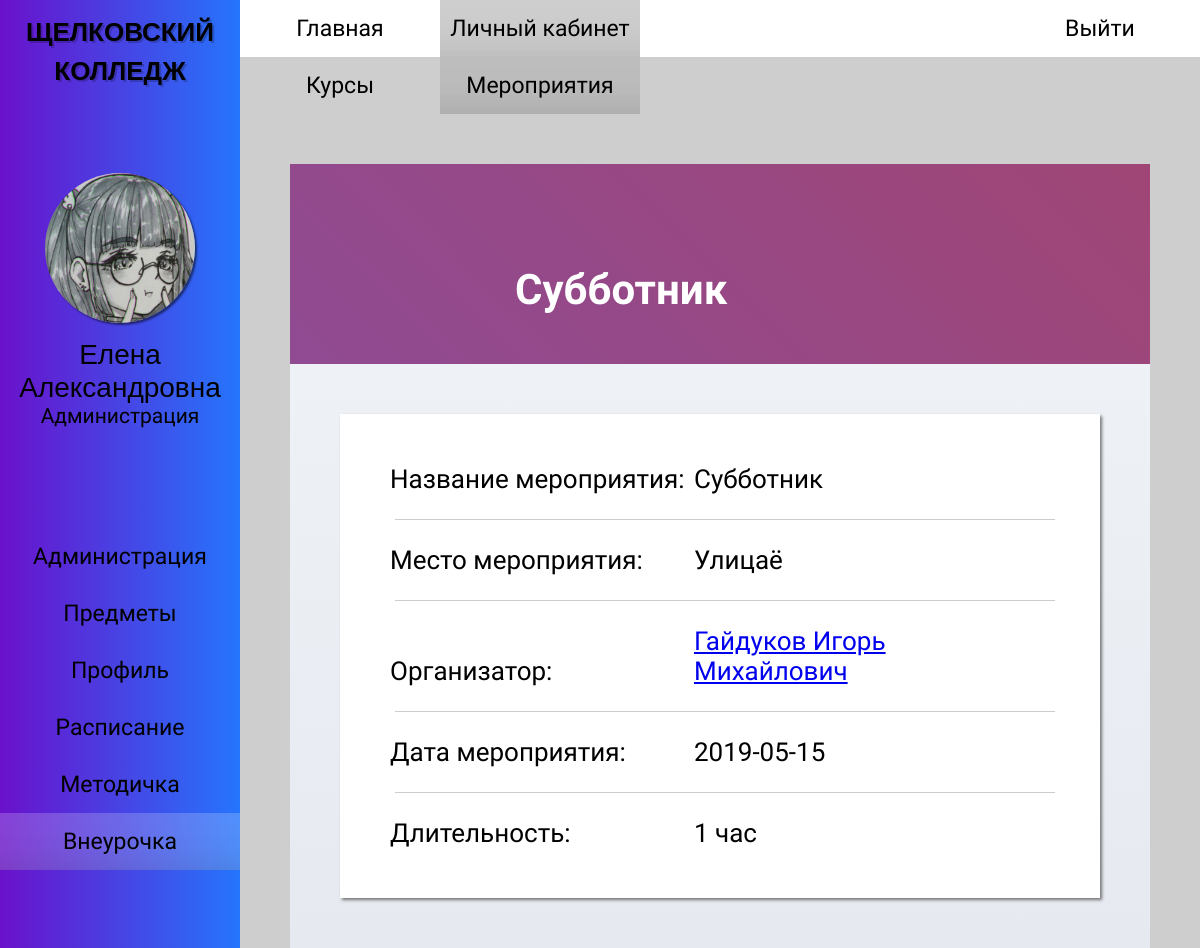
/vneurochka_meropriyatia_profile.php?id=1 (signed in), run on the app's committed database.
### tables this page shows
CREATE TABLE `events` (
  `id_event` int(11) NOT NULL,
  `name` varchar(35) NOT NULL,
  `place` varchar(35) NOT NULL,
  `date` date NOT NULL,
  `duration` varchar(10) NOT NULL,
  `id_teacher` int(11) NOT NULL
);

CREATE TABLE `teachers` (
  `id_teacher` int(11) NOT NULL,
  `name` varchar(50) NOT NULL,
  `birth` date NOT NULL,
  `number` varchar(12) NOT NULL,
  `id_role` int(11) NOT NULL,
  `id_user` int(11) NOT NULL,
  `id_classroom` int(11) NOT NULL,
  `email` varchar(50) NOT NULL
);

### vneurochka_meropriyatia_profile.php (the view, shortened to what this page needs)
<?
require_once 'php/connection.php';
$user_info = $_SESSION['user_info'];
$user_fio = explode(' ', $user_info[0]);
$user_info[0] = $user_fio[1].' '.$user_fio[2];
$event_id = $_GET['id'];
$query_event_info = "SELECT
                        events.name,
                        events.place,
                        events.date,
                        events.duration,
                        teachers.name,
                        teachers.id_teacher
                    FROM
                        `events`,
                        teachers
                    WHERE
                        teachers.id_teacher = events.id_teacher
                    AND
                        id_event = '$event_id'";
$result_event_info = mysqli_query($link, $query_event_info);
$data_event_info = mysqli_fetch_row($result_event_info);
$event_name = $data_event_info[0];
$event_place = $data_event_info[1];
$event_date = $data_event_info[2];
$event_duration = $data_event_info[3];
$event_teacher = $data_event_info[4];
$event_id_teacher = $data_event_info[5];
?>
<!DOCTYPE html>
<html>
<head>
    <link rel="stylesheet" href="styles/style_admin.css">
    <link rel="stylesheet" href="styles/contents/style_vneurochka_meropriyatia_profile.css">
    <link rel="stylesheet" href="styles/style_adaptability.css">
    <link rel="stylesheet" href="styles/contents/style_profile.css">
</head>
<body>
    <div id="main-wrapper">
        <div id="wrapper-one">
            <div id="side-bar">
                <div class="hm-logo">
                    <h2> <a href="index.php"> ЩЕЛКОВСКИЙ <br> КОЛЛЕДЖ </a> </h2>
                </div>
                <div class="sb-profile">
                    <img src="images/avatar.jpg">
                    <? echo " <p class='sb-name'> $user_info[0] </p>"; ?>
                    <? echo "<p class='sb-role'> $user_info[1] </p>"; ?>
                </div>
                <div class="sb-menu">
                    <ul>
                        <li> <a href="administration.php"> Администрация </a> </li>
                        <li> <a href="subject.php"> Предметы </a> </li>
                        <li> <a href="student_you.php"> Профиль </a> </li>
                        <li> <a href="schedule.php"> Расписание </a> </li>
                        <li> <a href="metodichka.php"> Методичка </a> </li>
                        <li> <a href="vneurochka.php" id="sb-menu_active"> Внеурочка </a> </li>
                    </ul>
                </div>
            </div>
        </div>
        <div id="wrapper-two">
            <div id="header-menu">
                <div class="hm-menu">
                    <ul>
                        <li> <a href="index.php"> Главная </a> </li>
                        <li> <a href="student_you.php" id="hm-menu_active"> Личный кабинет</a> </li>
                    </ul>
                </div>
                <div class="hm-login">
                    <a href="php/logout.php"> Выйти </a>
                </div>
            </div>
            <div id="nav-menu">
                <ul>
                    <li> <a href="vneurochka.php"> Курсы </a> </li>
                    <li> <a href="vneurochka_meropriyatia.php" id="nav-menu_active"> Мероприятия </a> </li>
                </ul>
            </div>
            <div id="content">
                <div id="profile">
                    <div class='p-background'>
                    <? echo "<h2 class='b-name'> $event_name </h2>"; ?>
                    </div>
                    <div class='info-background'>
                        <div class="item-info">
                            <p> Название мероприятия: </p>
                            <? echo "<p> $event_name </p>"; ?>
                            <hr>
                            <p> Место мероприятия: </p>
                            <? echo "<p> $event_place </p>"; ?>
                            <hr>
                            <p> Организатор: </p>
                            <? echo "<p> <a href='subject_teacher_profile.php?id=$event_id_teacher'> $event_teacher </a> </p>"; ?>
                            <hr>
                            <p> Дата мероприятия: </p>
                            <? echo "<p> $event_date </p>"; ?>
                            <hr>
                            <p> Длительность: </p>
                            <? echo "<p> $event_duration </p>"; ?>
                        </div>
                    </div>
                </div>
            </div>
        </div>
    </div>
</body>
</html>

### styles/style_admin.css (style rules this page uses)
* { box-sizing: border-box; margin: 0; padding: 0; }
html, head, body, #main-wrapper { font-family: "PT Sans Narrow", sans-serif, "Roboto", sans-serif, "Oswald", sans-serif; overflow-y: hidden; height: 100% !important; min-height: 100%; background-color: #CECECE; }
#wrapper-one { float: left; width: 20%; min-height: 100%; }
#wrapper-two { float: right; overflow-y: scroll; width: 80%; min-height: 100%; }
#wrapper-one { position: relative; z-index: 15; float: left; overflow: hidden; overflow: scroll; width: 20%; height: 100%; background-image: linear-gradient(to right, #6A11CB 0%, #2575FC 100%); -ms-overflow-style: none; scrollbar-width: none; }
.hm-logo h2 { font-family: "Oswald", sans-serif; font-size: 26px; padding: 10px 0; text-align: center; text-shadow: 2px 2px 0 rgba(0,0,0,0.2); }
.sb-profile img { display: block; width: 150px; height: 150px; margin: 75px auto 15px auto; border-radius: 100%; box-shadow: 2px 2px 2px 0 rgba(0,0,0,0.5); }
.sb-profile .sb-name { font-family: "Roboto", sans-serif; font-size: 28px; text-align: center; }
.sb-profile .sb-role { font-size: 21px; text-align: center; }
.sb-menu { display: flex; flex-direction: column; padding: 100px 0; }
.sb-menu ul { display: flex; flex-direction: column; width: 100%; list-style-type: none; }
.sb-menu a { font-size: 23px; display: block; width: 100%; padding: 15px 0 15px 0; transition: 0.3s linear; text-align: center; text-decoration: none; color: black; }
.sb-menu a:hover, #sb-menu_active { transition: 0.2s linear; background-color: rgba(255,255,255,0.2); box-shadow: 0 -75px 85px -130px rgba(0,0,0,0.85) inset; }
#header-menu { display: flex; background-color: white; flex-wrap: wrap; }
.hm-menu { display: flex; flex-wrap: wrap; }
.hm-menu ul { display: flex; width: 100%; list-style-type: none; flex-wrap: wrap; }
.hm-menu a { font-size: 23px; display: block; width: 100%; min-width: 200px; padding: 15px 0 15px 0; transition: 0.3s linear; text-align: center; text-decoration: none; color: black; }
.hm-menu a:hover, #hm-menu_active { transition: 0.2s linear; background-color: #CECECE; box-shadow: 0 -75px 85px -130px rgba(0,0,0,0.85) inset; }
.hm-login { margin-left: auto; }
.hm-login a { font-size: 23px; display: block; min-width: 200px; padding: 15px 0 15px 0; transition: 0.3s linear; text-align: center; text-decoration: none; color: black; background-color: white; }
.hm-logo a { text-decoration: none; color: black; }
#nav-menu { display: flex; background-color: #CECECE; flex-wrap: wrap; }
#nav-menu ul { font-size: 23px; display: flex; width: 100%; list-style-type: none; flex-wrap: wrap; }
#nav-menu a { display: block; width: 100%; min-width: 200px; padding: 15px 0 15px 0; transition: 0.3s linear; text-align: center; text-decoration: none; color: black; }
#nav-menu a:hover, #nav-menu_active { transition: 0.2s linear; background-color: #BDBDBD; box-shadow: 0 -75px 85px -130px rgba(0,0,0,0.85) inset; }
#content { padding: 50px; }

### styles/contents/style_vneurochka_meropriyatia_profile.css (style rules this page uses)
#content #profile .info-background .item-info { padding: 50px; background-color: white; box-shadow: 2px 2px 3px 0 rgba(0,0,0,0.5); }
#content #profile .info-background .item-info p { font-size: 26px; display: inline-block; width: 300px; }
#content #profile .info-background .item-info hr { width: 100%; margin: 25px 5px; border: 0; border-bottom: 1px solid #CCCCCC; background: #999999; }

### styles/style_adaptability.css (style rules this page uses)
#main-wrapper { min-width: 800px; }
@media screen and (max-width: 1210px) { .hm-logo { width: 100%; } }
@media screen and (max-width: 1210px) { .hm-menu { align-items: center; justify-content: center; } }

### styles/contents/style_profile.css (style rules this page uses)
#content #profile { width: 100%; height: 400px; margin: 0 auto; }
#content #profile .p-background .b-name { font-size: 42px; position: absolute; bottom: 0; margin: 50px 50px 50px 225px; color: white; }
#content #profile .info-background { position: relative; height: 50%; background-image: linear-gradient(to top, #E6E9F0 0%, #EEF1F5 100%); }
#content #profile .info-background { height: auto; margin: 0 0 50px 0; padding: 50px 50px 50px 50px; }
#content #profile .p-background { position: relative; height: 50%; animation: anime 5s ease infinite; background: linear-gradient(45deg, #874DA2 0%, #C43A30 100%); background-size: 400% 400%; }

### data on the page
events: name "Субботник", place "Улицаё", id_teacher.name "Гайдуков Игорь Михайлович", date "2019-05-15", duration "1 час"

### other printed values
$user_info[0] "Елена Александровна"
$user_info[1] "Администрация"
